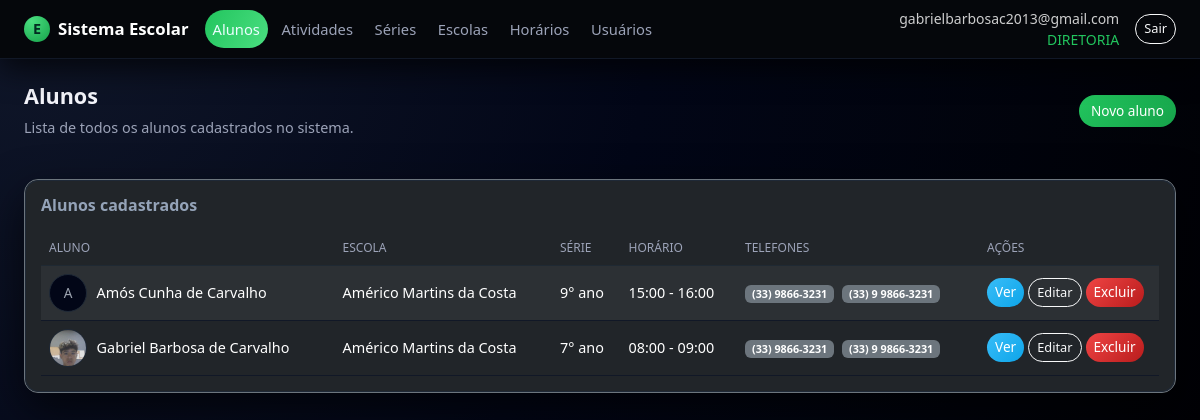
The page /alunos/ (signed in) on the database its author committed.
### app.py (models this page shows, shortened)
class Usuario(db.Model, UserMixin):
    __tablename__ = "usuario"
    id = db.Column(db.Integer, primary_key=True)
    email = db.Column(db.String(120), unique=True, nullable=False)
    senha_hash = db.Column(db.String(255), nullable=False)
    papel = db.Column(db.String(30), nullable=False, default="ALUNO")
    ativo = db.Column(db.Boolean, nullable=False, default=True)
    created_at = db.Column(db.DateTime, nullable=False, default=datetime.utcnow)
    aluno_id = db.Column(db.Integer, db.ForeignKey("aluno.id"), nullable=True)
    aluno = db.relationship("Aluno", lazy="joined")
    def papel_upper(self):
        return (self.papel or "").upper()
    def is_diretoria(self):
        return self.papel_upper() == "DIRETORIA"

class Aluno(db.Model):
    __tablename__ = "aluno"
    id = db.Column(db.Integer, primary_key=True)
    nome = db.Column(db.String(180), nullable=False)
    escola_id = db.Column(db.Integer, db.ForeignKey("escola.id"))
    serie_id = db.Column(db.Integer, db.ForeignKey("serie.id"))
    horario_id = db.Column(db.Integer, db.ForeignKey("horario.id"))
    telefone_cel = db.Column(db.String(30))
    telefone_fixo = db.Column(db.String(30))
    foto_path = db.Column(db.String(300))
    observacoes = db.Column(db.Text)
    naturalidade = db.Column(db.String(120))
    nacionalidade = db.Column(db.String(120))
    data_nascimento = db.Column(db.Date)
    idade = db.Column(db.Integer)
    sexo = db.Column(db.String(1))
    nome_pai = db.Column(db.String(180))
    nome_mae = db.Column(db.String(180))
    endereco = db.Column(db.String(200))
    numero = db.Column(db.String(20))
    bairro = db.Column(db.String(120))
    tem_dificuldade = db.Column(db.Boolean)
    qual_dificuldade = db.Column(db.String(255))
    toma_medicamento = db.Column(db.Boolean)
    qual_medicamento = db.Column(db.String(255))
    inicio_aulas = db.Column(db.Date)
    mensalidade_opcao = db.Column(db.String(60))
    escola = db.relationship("Escola", lazy="joined")
    serie = db.relationship("Serie", lazy="joined")
    horario = db.relationship("Horario", lazy="joined")

class Escola(db.Model):
    __tablename__ = "escola"
    id = db.Column(db.Integer, primary_key=True)
    nome = db.Column(db.String(120), nullable=False, unique=True)

class Serie(db.Model):
    __tablename__ = "serie"
    id = db.Column(db.Integer, primary_key=True)
    nome = db.Column(db.String(120), nullable=False, unique=True)

class Horario(db.Model):
    __tablename__ = "horario"
    id = db.Column(db.Integer, primary_key=True)
    hora_inicio = db.Column(db.String(5), nullable=False)  # HH:MM
    hora_fim = db.Column(db.String(5), nullable=False)      # HH:MM

### app.py (the view)
@app.route("/alunos/")
@login_required
def alunos_list():
    items = Aluno.query.order_by(Aluno.nome.asc()).all()
    return render_template("alunos/listar.html", items=items)

### app.py (called while the page is built)
@login_manager.user_loader
def load_user(uid):
    return db.session.get(Usuario, int(uid))

@app.context_processor
def inject_can():
    return dict(can=can)

### templates/alunos/listar.html (shortened to what this page needs)
{% extends "base.html" %}
{% block content %}
<div class="page-title-row mb-3">
  <div>
    <h2>Alunos</h2>
    <div class="subtitle">Lista de todos os alunos cadastrados no sistema.</div>
  </div>
  {% if current_user.is_diretoria() %}
    <div>
      <a href="{{ url_for('alunos_novo') }}" class="btn btn-success">Novo aluno</a>
    </div>
  {% endif %}
</div>
<section class="card bg-dark border-secondary">
  <div class="card-body">
    <h5 class="card-title mb-3">Alunos cadastrados</h5>
    {% if items %}
      <div class="table-responsive">
        <table class="table table-dark table-striped align-middle">
          <thead>
            <tr>
              <th>Aluno</th>
              <th>Escola</th>
              <th>Série</th>
              <th>Horário</th>
              <th>Telefones</th>
              <th style="width: 180px;">Ações</th>
            </tr>
          </thead>
          <tbody>
          {% for a in items %}
            <tr>
              <td>
                <div class="d-flex align-items-center">
                  {% if a.foto_path %}
                    <img src="{{ url_for('static', filename=a.foto_path) }}"
                         alt="Foto de {{ a.nome }}"
                         style="width:38px; height:38px; border-radius:50%; object-fit:cover; margin-right:0.6rem; border:1px solid #1f2937;">
                  {% else %}
                    <div style="width:38px; height:38px; border-radius:50%; margin-right:0.6rem;
                                display:flex; align-items:center; justify-content:center;
                                background:#020617; border:1px solid #1f2937; font-size:0.85rem; color:#9ca3af;">
                      {{ a.nome[0]|upper }}
                    </div>
                  {% endif %}
                  <span>{{ a.nome }}</span>
                </div>
              </td>
              <td>{{ a.escola.nome if a.escola else '-' }}</td>
              <td>{{ a.serie.nome if a.serie else '-' }}</td>
              <td>
                {% if a.horario %}
                  {{ a.horario.hora_inicio }} - {{ a.horario.hora_fim }}
                {% else %}
                  -
                {% endif %}
              </td>
              <td>
                {% if a.telefone_cel %}<span class="badge bg-secondary me-1">{{ a.telefone_cel }}</span>{% endif %}
                {% if a.telefone_fixo %}<span class="badge bg-secondary">{{ a.telefone_fixo }}</span>{% endif %}
              </td>
              <td>
                <div class="d-flex gap-1">
                  <a href="{{ url_for('alunos_ver', id=a.id) }}"
                     class="btn btn-sm btn-primary">
                    Ver
                  </a>
                  {% if current_user.is_diretoria() %}
                    <a href="{{ url_for('alunos_editar', id=a.id) }}"
                       class="btn btn-sm btn-outline-light">
                      Editar
                    </a>
                    <form method="post"
                          action="{{ url_for('alunos_excluir', id=a.id) }}"
                          onsubmit="return confirm('Confirma excluir este aluno?');">
                      <button type="submit" class="btn btn-sm btn-danger">Excluir</button>
                    </form>
                  {% endif %}
                </div>
              </td>
            </tr>
          {% endfor %}
          </tbody>
        </table>
      </div>
    {% else %}
      <p class="text-muted mb-0">Nenhum aluno cadastrado.</p>
    {% endif %}
  </div>
</section>
{% endblock %}

### templates/base.html (shortened to what this page needs)
<!doctype html>
<html lang="pt-BR">
<head>
  <link
    href="https://cdn.jsdelivr.net/npm/bootstrap@5.3.3/dist/css/bootstrap.min.css"
    rel="stylesheet"
  >
  <link rel="stylesheet" href="{{ url_for('static', filename='css/style.css') }}">
</head>
<body class="app-body">
  <header class="app-navbar navbar navbar-expand-lg navbar-dark">
    <div class="container-fluid px-3 px-lg-4">
      <a class="navbar-brand d-flex align-items-center gap-2" href="{{ url_for('index') }}">
        <span class="brand-icon">E</span>
        <span class="fw-semibold">Sistema Escolar</span>
      </a>
      {% if current_user.is_authenticated %}
        {% set papel = current_user.papel_upper() %}
        <div class="collapse navbar-collapse" id="mainNav">
          <ul class="navbar-nav me-auto mb-2 mb-lg-0 app-menu">
            <li class="nav-item">
              <a class="nav-link {% if request.endpoint and 'alunos' in request.endpoint %}active{% endif %}"
                 href="{{ url_for('alunos_list') }}">
                Alunos
              </a>
            </li>
            <li class="nav-item">
              <a class="nav-link {% if request.endpoint and 'atividades_' in request.endpoint %}active{% endif %}"
                 href="{{ url_for('atividades_listar') }}">
                Atividades
              </a>
            </li>
            {% if papel == 'DIRETORIA' %}
              <li class="nav-item">
                <a class="nav-link {% if request.endpoint and 'series_' in request.endpoint %}active{% endif %}"
                   href="{{ url_for('series_list') }}">
                  Séries
                </a>
              </li>
              <li class="nav-item">
                <a class="nav-link {% if request.endpoint and 'escolas_' in request.endpoint %}active{% endif %}"
                   href="{{ url_for('escolas_list') }}">
                  Escolas
                </a>
              </li>
              <li class="nav-item">
                <a class="nav-link {% if request.endpoint and 'horarios_' in request.endpoint %}active{% endif %}"
                   href="{{ url_for('horarios_list') }}">
                  Horários
                </a>
              </li>
              <li class="nav-item">
                <a class="nav-link {% if request.endpoint and 'usuarios_' in request.endpoint %}active{% endif %}"
                   href="{{ url_for('usuarios_list') }}">
                  Usuários
                </a>
              </li>
            {% endif %}
          </ul>
          <div class="d-flex align-items-center gap-3">
            <div class="text-end small text-muted d-none d-md-block">
              <div>{{ current_user.email }}</div>
              <div class="text-accent">{{ papel }}</div>
            </div>
            <form method="post" action="{{ url_for('logout') }}">
              <button class="btn btn-sm btn-outline-light" type="submit">Sair</button>
            </form>
          </div>
        </div>
      {% endif %}
    </div>
  </header>
  <main class="app-main container-fluid px-3 px-lg-4 py-4">
    <div class="page-wrapper">
      {% block content %}{% endblock %}
    </div>
  </main>
</body>
</html>

### static/css/style.css (style rules this page uses)
:root { --bg-body: #05070b; --bg-elevated: #10141f; --bg-elevated-soft: #181d2a; --bg-navbar: #05070b; --border-soft: #262c3c; --text-main: #f4f5fb; --text-muted: #9ca3b8; --accent: #22c55e; --accent-soft: rgba(34, 197, 94, 0.15); --danger-soft: rgba(239, 68, 68, 0.15); --radius-lg: 16px; --radius-md: 10px; --shadow-soft: 0 18px 45px rgba(0, 0, 0, 0.65); }
.app-body { background: radial-gradient(circle at top left, #10172a 0, #020617 45%, #000 100%); color: var(--text-main); min-height: 100vh; font-family: system-ui, -apple-system, BlinkMacSystemFont, "Segoe UI", sans-serif; }
.app-navbar { background-color: var(--bg-navbar); border-bottom: 1px solid #111827; box-shadow: 0 10px 30px rgba(0, 0, 0, 0.7); position: sticky; top: 0; z-index: 1030; }
.app-navbar .navbar-brand { font-size: 1.05rem; }
.brand-icon { width: 26px; height: 26px; border-radius: 999px; background: radial-gradient(circle at 30% 20%, #4ade80, #16a34a); display: inline-flex; align-items: center; justify-content: center; font-size: 0.9rem; font-weight: 700; color: #022c22; }
.app-menu .nav-link { font-size: 0.92rem; color: var(--text-muted); padding-inline: 0.9rem; border-radius: 999px; margin-right: 0.35rem; transition: all 0.18s ease-out; }
.app-menu .nav-link.active { color: #ecfeff; background: linear-gradient(120deg, #22c55e, #4ade80); }
.app-main { color: var(--text-main); max-width: 1200px; margin-inline: auto; }
.page-wrapper { display: flex; flex-direction: column; gap: 1.5rem; }
.card { background-color: var(--bg-elevated); border-radius: var(--radius-lg); border: 1px solid var(--border-soft); box-shadow: var(--shadow-soft); }
.card-title { font-size: 1rem; font-weight: 600; }
.page-title-row { display: flex; align-items: center; justify-content: space-between; gap: 1rem; }
.page-title-row h2 { font-size: 1.35rem; font-weight: 600; }
.page-title-row .subtitle { font-size: 0.9rem; color: var(--text-muted); }
.table { color: var(--text-main); font-size: 0.9rem; margin-bottom: 0; }
.table thead { background: linear-gradient(90deg, #020617, #020617); }
.table thead th { color: #9ca3b8; border-bottom: 1px solid #1f2933 !important; font-weight: 500; text-transform: uppercase; font-size: 0.75rem; }
.table tbody tr { background-color: var(--bg-elevated-soft); }
.table tbody tr:nth-child(even) { background-color: #050816; }
.table td, .table th { border-color: #111827 !important; }
.btn { border-radius: 999px; font-size: 0.85rem; }
.btn-success { background: linear-gradient(135deg, #22c55e, #16a34a); border: none; }
.btn-primary { background: linear-gradient(135deg, #38bdf8, #0ea5e9); border: none; }
.btn-outline-light { border-radius: 999px; font-size: 0.8rem; }
.btn-danger { background: linear-gradient(135deg, #ef4444, #b91c1c); border: none; }
.text-accent { color: var(--accent); }
.card { position: relative; border-radius: 14px; overflow: hidden; }
.card::after { content: ""; position: absolute; inset: 0; border-radius: 14px; pointer-events: none; box-shadow: inset 0 0 0 1px #1f2937; }
.page-wrapper .card h5, .page-wrapper .card .card-title { color: #e5e7eb !important; }
.app-navbar .text-muted { color: rgba(255, 255, 255, 0.80) !important; }
.app-navbar .text-muted div:first-child { font-weight: 500; }
.page-wrapper .card h5, .page-wrapper .card .card-title { color: #94a3b8 !important; }

### rows shown on the page
Usuario: email "gabrielbarbosac2013@gmail.com", papel "DIRETORIA"
Aluno: nome "A", nome "Amós Cunha de Carvalho", escola "Américo Martins da Costa", serie "9° ano", horario.hora_inicio "15:00", horario.hora_fim "16:00", telefone_cel "(33) 9866-3231", telefone_fixo "(33) 9 9866-3231"
Aluno: foto_path (picture), nome "Gabriel Barbosa de Carvalho", escola "Américo Martins da Costa", serie "7° ano", horario.hora_inicio "08:00", horario.hora_fim "09:00", telefone_cel "(33) 9866-3231", telefone_fixo "(33) 9 9866-3231"
